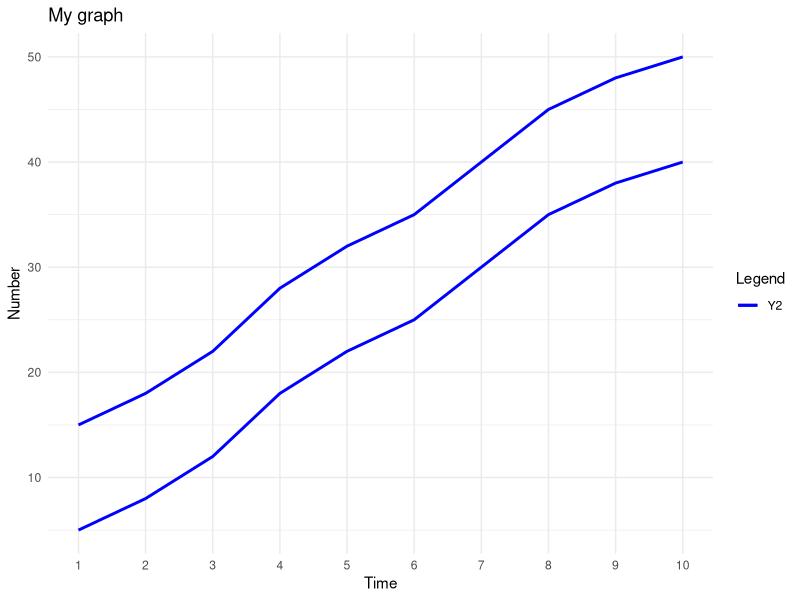
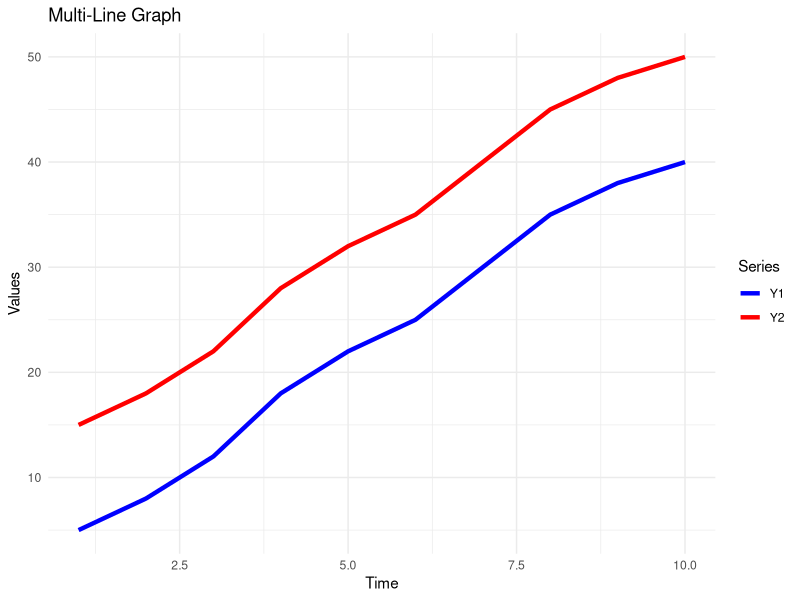
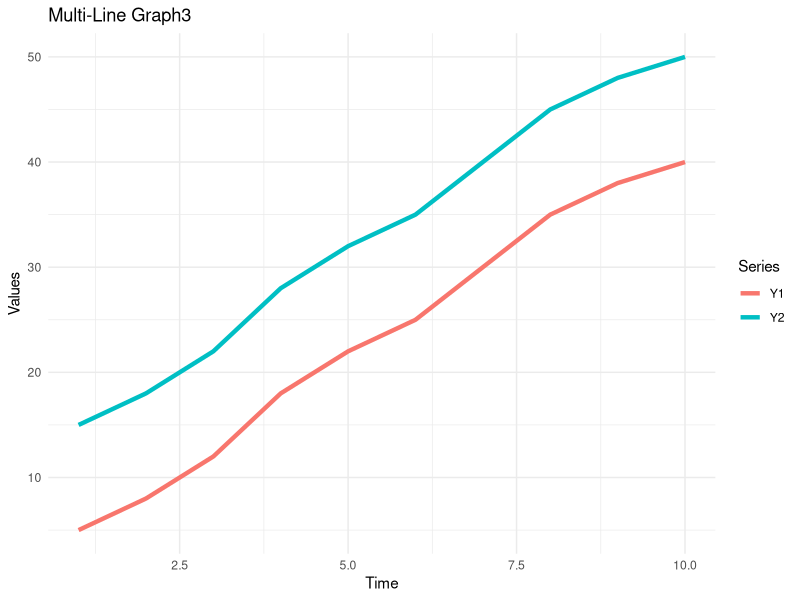
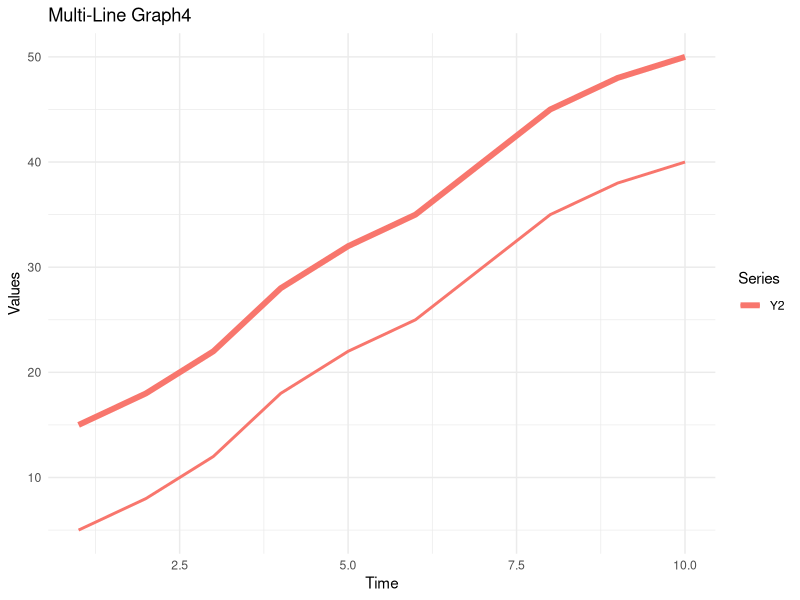

Here is the R script that generated these plots, in order:

library(ggplot2)
library(rlang)

# try doing as if ... and hard code each additino

plot_multi_line <- function(df, x_col, y_cols, mytitle="My graph", ytitle="Number") {
  myplot=ggplot(df, aes(x = .data[[x_col]]))
    # now we can add a line plot for each y_col sent in
  for (i in seq(1,length(y_cols))){
    myplot=myplot+geom_line(aes(y = .data[[y_cols[i]]], color = y_cols[i]), linewidth = 1)
  }
  myplot=myplot+
        labs(title = mytitle,
         x = x_col,
         y = ytitle,
         color = "Legend") +
    # scale_x_continuous(breaks = seq(min(.data[[x_col]]), max(.data[[x_col]]), by = 1)) +
    scale_color_manual(values = c("blue", "red"))+      # ,"green","orange","magenta"))
    scale_x_continuous(n.breaks=10, minor_breaks=seq(1,30)) +
    theme_minimal()
  print(myplot)
  df
}


plot_multi_line2 <- function(df, x_col, y_cols) {
  ggplot(df, aes(x = .data[[x_col]])) +
    geom_line(aes(y = .data[[y_cols[1]]], color = y_cols[1]), linewidth = 1.5) +
    geom_line(aes(y = .data[[y_cols[2]]], color = y_cols[2]), linewidth = 1.5) +
    labs(title = "Multi-Line Graph",
         x = x_col,
         y = "Values",
         color = "Series") +  # Custom legend label
    scale_color_manual(values = c("blue", "red")) +
    theme_minimal()
}

plot_multi_line3 <- function(df, x_col, y_cols) {
  x=ggplot(df, aes(x = .data[[x_col]]))
    x=x+  geom_line(aes(y = .data[[y_cols[1]]], color = y_cols[1]), linewidth = 1.5)
    x=x+geom_line(aes(y = .data[[y_cols[2]]], color = y_cols[2]), linewidth = 1.5)
    x=x+
    labs(title = "Multi-Line Graph3",
         x = x_col,
         y = "Values",
         color = "Series") +  # Custom legend label
    # scale_color_manual(values = c("blue", "red")) +
    theme_minimal()
    x
}
plot_multi_line4 <- function(df, x_col, y_cols) {
    x=ggplot(df, aes(x = .data[[x_col]]))
    for (i in range(1,2))
      x=x+  geom_line(aes(y = .data[[y_cols[i]]], color = y_cols[i]), linewidth = i)
    x=x+
    labs(title = "Multi-Line Graph4",
         x = x_col,
         y = "Values",
         color = "Series") +  # Custom legend label
    # scale_color_manual(values = c("blue", "red")) +
    theme_minimal()
    x
}

# Sample dataframe
df <- data.frame(
  Time = 1:10,
  Y1 = c(5, 8, 12, 18, 22, 25, 30, 35, 38, 40),
  Y2 = c(15, 18, 22, 28, 32, 35, 40, 45, 48, 50)
)

# Call the custom plotting function
plot_multi_line(df, x_col = "Time", y_cols = c("Y1", "Y2"))
plot_multi_line2(df, x_col = "Time", y_cols = c("Y1", "Y2"))
plot_multi_line3(df, x_col = "Time", y_cols = c("Y1", "Y2"))
plot_multi_line4(df, x_col = "Time", y_cols = c("Y1", "Y2"))
